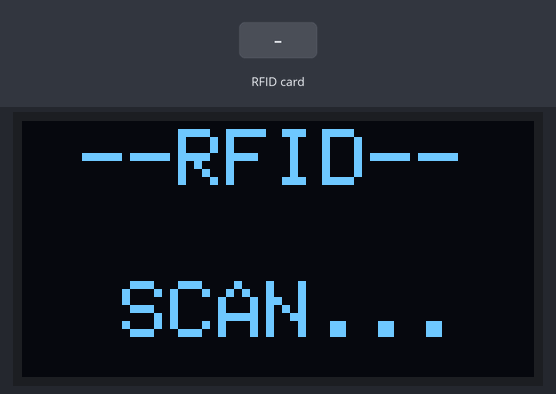
Recording of a sketch running on a simulated Arduino Uno, built with avr-gcc and run on an emulated ATmega328P. On the bench: 128×64 one-colour display. Inputs (shaded band) come from the test bench. What the sketch prints to the serial monitor is not drawn.

Above: at 1.2 s.
1.3 s: RFID card 6D C5 4D 96 held to the reader
At 2.1 s:
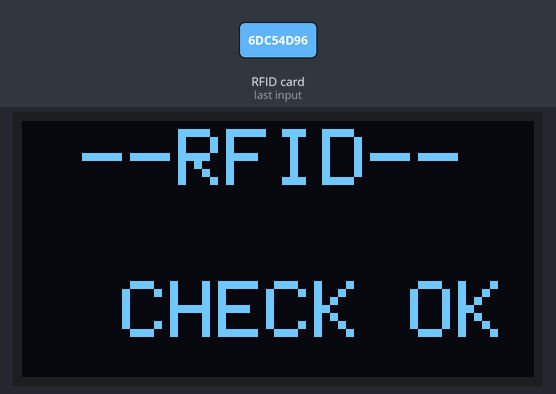
At 2.6 s:
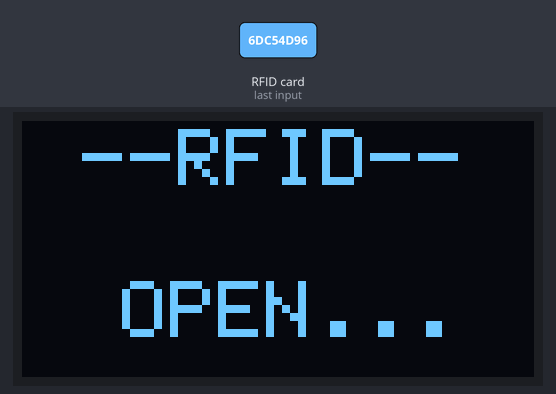
3.8 s: RFID card 5E 7A 19 C4 held to the reader
At 5.9 s:
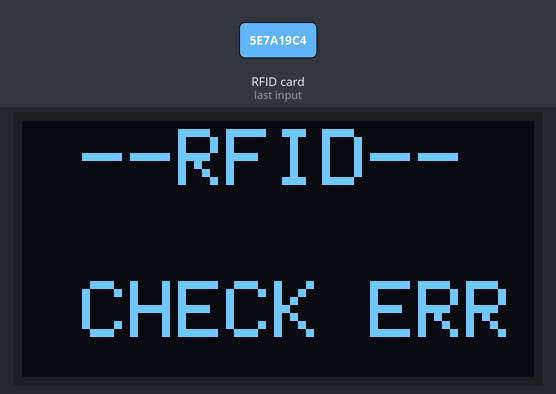
Timing chart, 0 to 7.4 s (numbered marks = the images above; inputs shaded):
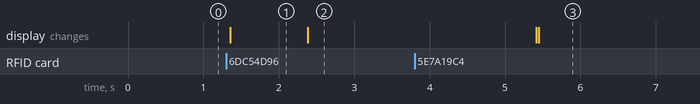

The sketch:

21-Access.ino
```cpp
#include <Wire.h>
#include <Adafruit_GFX.h>
#include <Adafruit_SSD1306.h>

#include <SPI.h>
#include <MFRC522.h>


#define SS_PIN 10
#define RST_PIN 9

MFRC522 rfid(SS_PIN, RST_PIN);

#define OLED_RESET     4
Adafruit_SSD1306 oled(128, 64, &Wire, OLED_RESET);

byte nuidPICC[4]; //存储读取的UID
byte cardID[4] = {0x6D, 0xC5, 0x4D, 0x96};//存储有权限的卡ID

void setup() {

  Serial.begin(9600);
  SPI.begin();
  rfid.PCD_Init();
  Serial.println("RC522初始化完成...");


  oled.begin(SSD1306_SWITCHCAPVCC, 0x3C);
  oled.setTextColor(WHITE);//开像素点发光
  oled.clearDisplay();//清屏
  oled.setTextSize(2); //设置字体大小
}


void loop() {
  oled.clearDisplay();//清屏
  oled.setCursor(15, 2);//设置显示位置
  oled.println("--RFID--");
  oled.setCursor(25, 40);//设置显示位置
  oled.println("SCAN...");
  oled.display(); // 开显示

  //搜索新卡
  if ( ! rfid.PICC_IsNewCardPresent())
    return;

  // 验证NUID是否可读
  if ( ! rfid.PICC_ReadCardSerial())
    return;

  MFRC522::PICC_Type piccType = rfid.PICC_GetType(rfid.uid.sak);

  // 检查是否MIFARE卡类型
  if (piccType != MFRC522::PICC_TYPE_MIFARE_MINI &&
      piccType != MFRC522::PICC_TYPE_MIFARE_1K &&
      piccType != MFRC522::PICC_TYPE_MIFARE_4K) {
    Serial.println("不支持读取此卡类型");
    return;
  }

  // 保存读取到的UID
  for (byte i = 0; i < 4; i++) {
    nuidPICC[i] = rfid.uid.uidByte[i];
  }

  Serial.print("十六进制UID：");
  printHex(rfid.uid.uidByte, rfid.uid.size);
  Serial.println();

  if (nuidPICC[0] == cardID[0] && nuidPICC[1] == cardID[1]
      && nuidPICC[2] == cardID[2] && nuidPICC[3] == cardID[3])
  {
    oled.clearDisplay();//清屏
    oled.setCursor(15, 2);//设置显示位置
    oled.println("--RFID--");
    oled.setCursor(25, 40);//设置显示位置
    oled.println("CHECK OK");
    oled.display(); // 开显示

    delay(1000);
    oled.clearDisplay();//清屏
    oled.setCursor(15, 2);//设置显示位置
    oled.println("--RFID--");
    oled.setCursor(25, 40);//设置显示位置
    oled.println("OPEN...");
    oled.display(); // 开显示
  } else {
    oled.clearDisplay();//清屏
    oled.setCursor(15, 2);//设置显示位置
    oled.println("--RFID--");
    oled.setCursor(15, 40);//设置显示位置
    oled.println("CHECK ERR");
    oled.display(); // 开显示
  }

  // 使放置在读卡区的IC卡进入休眠状态，不再重复读卡
  rfid.PICC_HaltA();

  // 停止读卡模块编码
  rfid.PCD_StopCrypto1();
  delay(3000);
}

// 十六进制输出
void printHex(byte *buffer, byte bufferSize) {
  for (byte i = 0; i < bufferSize; i++) {
    Serial.print(buffer[i] < 0x10 ? " 0" : " ");
    Serial.print(buffer[i], HEX);
  }
}
```

Measured:
- after the input at 1.3 s, the display: changes after 0.06 s (image 1)
- after the input at 3.8 s, the display: first differs from a run without the input after 1.6 s (image 3)
- what the display in image 1 shows lasts 1.0 s, from 1.4 s to 2.4 s
